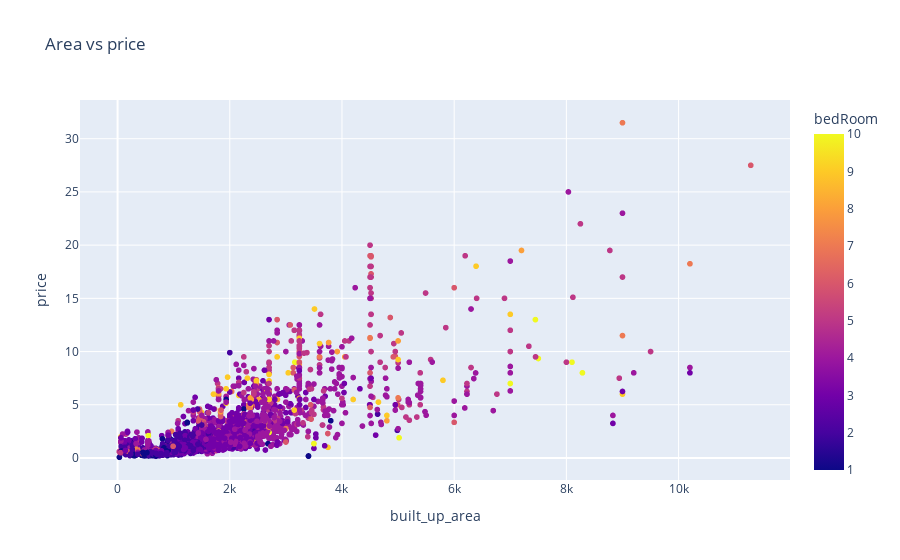

The notebook cell saved with this chart:
### Code cell
fig = px.scatter(df, x = 'built_up_area', y = 'price', color = 'bedRoom', title = 'Area vs price')

# Show the plot
fig.show()

### Figure 1 — Plotly figure (JSON) as saved in the notebook; plotly's stock layout.template omitted (floating-point values rounded to 4 significant figures; data arrays with more than 128 entries replaced by an {"elided": "..."} marker saying what was removed)
{"data": [{"hovertemplate": "built_up_area=%{x}<br>price=%{y}<br>bedRoom=%{marker.color}<extra></extra>", "legendgroup": "", "marker": {"color": {"elided": "3585 int values"}, "coloraxis": "coloraxis", "symbol": "circle"}, "mode": "markers", "name": "", "showlegend": false, "type": "scattergl", "x": {"elided": "3585 float values"}, "xaxis": "x", "y": {"elided": "3585 float values"}, "yaxis": "y"}], "layout": {"autosize": true, "coloraxis": {"colorbar": {"title": {"text": "bedRoom"}}, "colorscale": [[0, "#0d0887"], [0.1111, "#46039f"], [0.2222, "#7201a8"], [0.3333, "#9c179e"], [0.4444, "#bd3786"], [0.5556, "#d8576b"], [0.6667, "#ed7953"], [0.7778, "#fb9f3a"], [0.8889, "#fdca26"], [1, "#f0f921"]]}, "legend": {"tracegroupgap": 0}, "title": {"text": "Area vs price"}, "xaxis": {"anchor": "y", "autorange": true, "domain": [0, 1], "range": [-666.2, 11980.0], "title": {"text": "built_up_area"}, "type": "linear"}, "yaxis": {"anchor": "x", "autorange": true, "domain": [0, 1], "range": [-2.524, 34.09], "title": {"text": "price"}, "type": "linear"}}}
